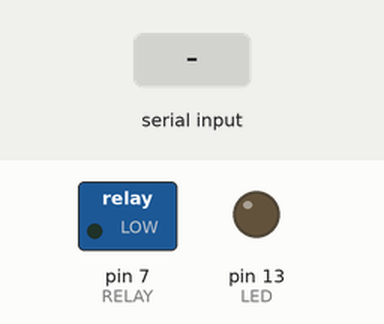
Recording of a sketch running on a simulated Arduino Uno, built with avr-gcc and run on an emulated ATmega328P. On the bench: switched loads named in the sketch (green lamp = pin HIGH), output pins drawn as LEDs (lit = HIGH). Inputs (shaded band) come from the test bench.

Above: at 1.2 s.
1.3 s: "1" received over Serial
At 2.2 s:
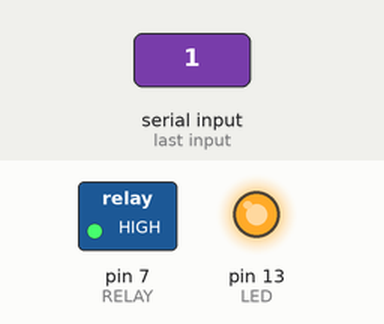
2.8 s: "0" received over Serial
At 3.3 s:
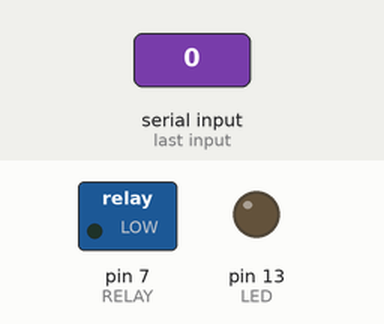
Timing chart, 0 to 5.8 s (numbered marks = the images above; inputs shaded):
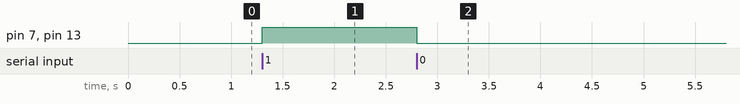

The sketch:

arduino_relay.ino
```cpp
// M3 actuator: '1' -> relay (pin 7) + LED (pin 13) ON, '0' -> OFF. 9600 baud.
// Check whether your relay module is active-LOW; if so, invert the digitalWrite on pin 7.
const int RELAY = 7, LED = 13;
void setup() {
  Serial.begin(9600);
  pinMode(RELAY, OUTPUT); pinMode(LED, OUTPUT);
}
void loop() {
  if (Serial.available()) {
    char c = Serial.read();
    if (c == '1' || c == '0') {
      bool on = (c == '1');
      digitalWrite(RELAY, on); digitalWrite(LED, on);
    }
  }
}
```

Measured:
- after the input at 1.3 s, pin 7 (RELAY), pin 13 (LED): LOW → HIGH at once
- after the input at 2.8 s, pin 7 (RELAY), pin 13 (LED): HIGH → LOW at once
